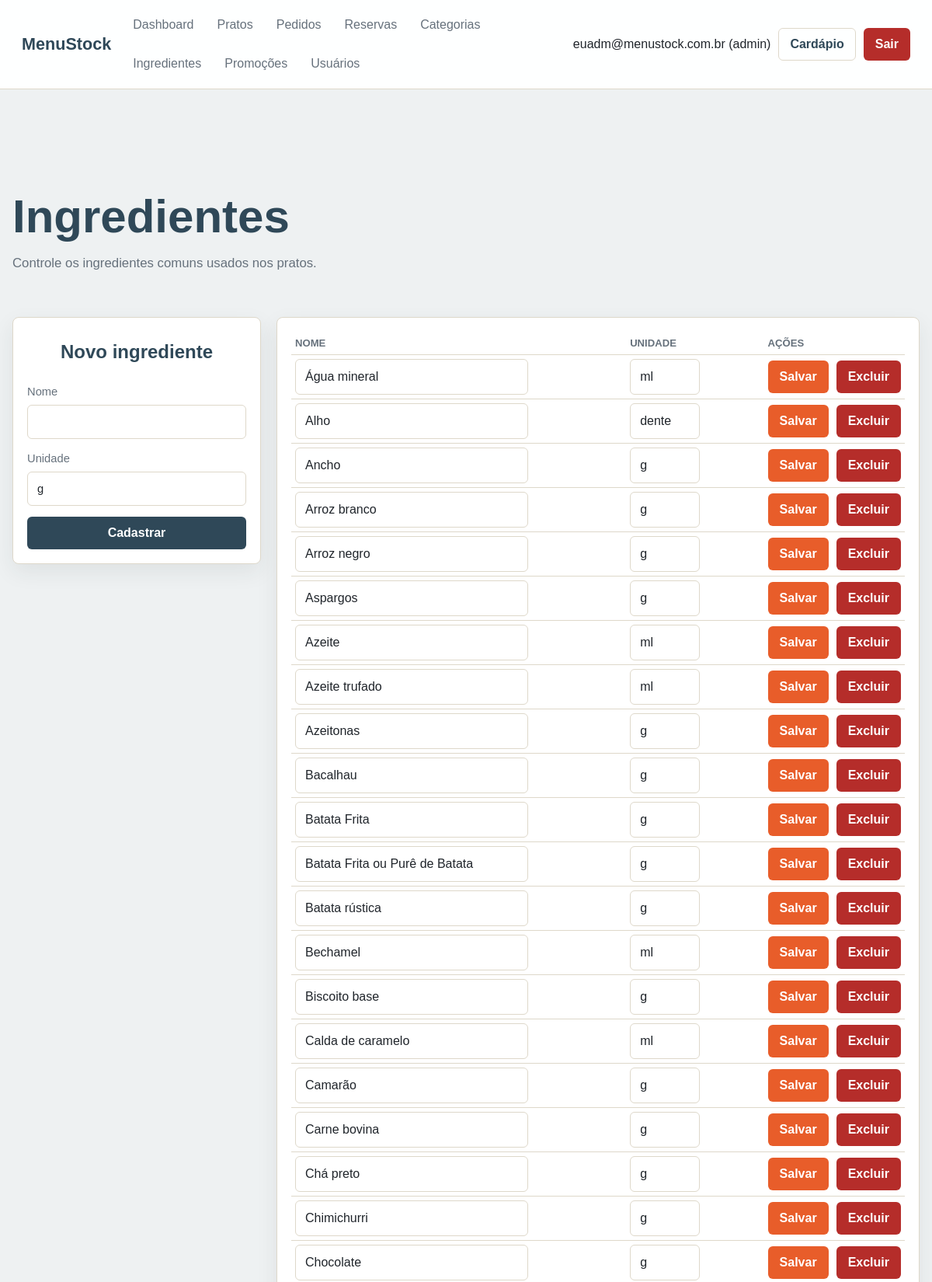
The page /admin/views/gerenciar_ingredientes.php (signed in, upper part) on the database its author committed.
### tables this page shows
CREATE TABLE `usuarios` (
  `id` int(11) NOT NULL,
  `nome` varchar(100) NOT NULL,
  `email` varchar(150) NOT NULL,
  `senha` varchar(255) NOT NULL,
  `telefone` varchar(20) DEFAULT NULL,
  `tipo` enum('admin','garcom','user') NOT NULL DEFAULT 'user',
  `login_attempts` tinyint(3) UNSIGNED NOT NULL DEFAULT 0,
  `locked_until` datetime DEFAULT NULL,
  `created_at` timestamp NOT NULL DEFAULT current_timestamp(),
  `updated_at` timestamp NOT NULL DEFAULT current_timestamp() ON UPDATE current_timestamp()
);

CREATE TABLE `ingredientes` (
  `id` int(11) NOT NULL,
  `nome` varchar(100) NOT NULL,
  `unidade` varchar(20) DEFAULT 'g' COMMENT 'g, ml, unidade, colher...',
  `created_at` timestamp NOT NULL DEFAULT current_timestamp(),
  `updated_at` timestamp NOT NULL DEFAULT current_timestamp() ON UPDATE current_timestamp()
);

### admin/config/auth.php (called while the page is built, shortened)
<?php
require_once __DIR__ . '/conexao.php';
function e(mixed $value): string
{
    return htmlspecialchars((string) $value, ENT_QUOTES, 'UTF-8');
}
function isLoggedIn(): bool
{
    return !empty($_SESSION['usuario_id']);
}
function currentUserId(): ?int
{
    return isset($_SESSION['usuario_id']) ? (int) $_SESSION['usuario_id'] : null;
}
function currentUserTipo(): ?string
{
    return $_SESSION['usuario_tipo'] ?? null;
}
function hasRole(array|string $roles): bool
{
    $roles = is_array($roles) ? $roles : [$roles];
    return isLoggedIn() && in_array(currentUserTipo(), $roles, true);
}
function currentUser(): ?array
{
    $stmt = getConnection()->prepare('SELECT id, nome, email, telefone, tipo FROM usuarios WHERE id = ?');
    $stmt->execute([currentUserId()]);
    $user = $stmt->fetch();
    return $user;
}

### admin/config/conexao.php (called while the page is built, shortened)
<?php
function getConnection(): PDO
{
    static $pdo = null;
    if ($pdo instanceof PDO) {
        return $pdo;
    }
    $host = getenv('DB_HOST') ?: getenv('MYSQLHOST') ?: 'zephyr.proxy.rlwy.net';
    $port = getenv('DB_PORT') ?: getenv('MYSQLPORT') ?: '46100';
    $database = getenv('DB_NAME') ?: getenv('MYSQLDATABASE') ?: 'menustock';
    $user = getenv('DB_USER') ?: getenv('MYSQLUSER') ?: 'root';
    $password = getenv('DB_PASS') ?: getenv('MYSQLPASSWORD') ?: 'ojuEPvwwMfxxPVxEbtBZrEFVKfSvwfrr';
    $dsn = "mysql:host={$host};port={$port};dbname={$database};charset=utf8mb4";
    try {
        $pdo = new PDO($dsn, $user, $password, [
            PDO::ATTR_ERRMODE => PDO::ERRMODE_EXCEPTION,
            PDO::ATTR_DEFAULT_FETCH_MODE => PDO::FETCH_ASSOC,
            PDO::ATTR_EMULATE_PREPARES => false,
        ]);
    } catch (PDOException $exception) {
        http_response_code(500);
        exit('Falha ao conectar ao banco de dados.');
    }
    return $pdo;
}

### admin/models/Ingrediente.php (called while the page is built, shortened)
<?php
require_once __DIR__ . '/../config/conexao.php';
class Ingrediente
{
    private PDO $pdo;
    public function __construct()
    {
        $this->pdo = getConnection();
    }
    public function listar(): array
    {
        return $this->pdo
            ->query('SELECT * FROM ingredientes ORDER BY nome')
            ->fetchAll();
    }
}

### admin/views/gerenciar_ingredientes.php (the view, shortened to what this page needs)
<?php
require_once __DIR__ . '/../config/auth.php';
require_once __DIR__ . '/../models/Ingrediente.php';
$ingredienteModel = new Ingrediente();
$ingredientes = $ingredienteModel->listar();
require_once __DIR__ . '/../config/header_admin.php';
?>
<section class="page-heading">
    <h1>Ingredientes</h1>
    <p>Controle os ingredientes comuns usados nos pratos.</p>
</section>
<section class="split-layout ingredientes-layout">
    <form method="post" class="panel stack-form">
        <h2>Novo ingrediente</h2>
        <label>
            Nome
            <input type="text" name="nome" required maxlength="100">
        </label>
        <label>
            Unidade
            <input type="text" name="unidade" value="g" maxlength="20">
        </label>
        <button class="btn btn-primary" type="submit">Cadastrar</button>
    </form>
    <div class="panel table-wrap">
        <table class="ingredientes-table">
            <thead>
                <tr>
                    <th>Nome</th>
                    <th>Unidade</th>
                    <th style="width: 1%; white-space: nowrap;">Ações</th>
                </tr>
            </thead>
            <tbody>
                <?php foreach ($ingredientes as $ingrediente): ?>
                    <?php $formId = 'ingrediente-form-' . (int) $ingrediente['id']; ?>
                    <tr>
                        <td>
                            <input form="<?= e($formId) ?>" type="text" name="nome" value="<?= e($ingrediente['nome']) ?>" required>
                        </td>
                        <td><input form="<?= e($formId) ?>" type="text" name="unidade" value="<?= e($ingrediente['unidade']) ?>" class="unidade-input"></td>
                        <td style="width: 1%; white-space: nowrap;">
                            <div class="inline-form" style="flex-wrap: nowrap;">
                                <button form="<?= e($formId) ?>" class="btn btn-secondary" type="submit">Salvar</button>
                                <form method="post" action="../controllers/deletar_ingrediente.php" onsubmit="return confirm('Excluir este ingrediente?');">
                                    <button class="btn btn-danger" type="submit">Excluir</button>
                                </form>
                            </div>
                        </td>
                    </tr>
                <?php endforeach; ?>
            </tbody>
        </table>
    </div>
</section>
<?php require_once __DIR__ . '/../config/footer_admin.php'; ?>

### admin/config/header_admin.php (shortened to what this page needs)
<?php
require_once __DIR__ . '/auth.php';
$adminUser = currentUser();
?>
<!doctype html>
<html lang="pt-BR">
<head>
    <link rel="stylesheet" href="../public/css/style.css">
</head>
<body class="admin-body">
<header class="admin-topbar">
    <a class="brand" href="<?= hasRole('garcom') ? 'menu_garcom.php' : 'dashboard.php' ?>">MenuStock</a>
    <nav class="admin-nav" aria-label="Menu administrativo">
        <a href="dashboard.php">Dashboard</a>
        <a href="gerenciar_pratos.php">Pratos</a>
        <a href="gerenciar_pedidos.php">Pedidos</a>
        <a href="gerenciar_reservas.php">Reservas</a>
        <?php if (hasRole('admin')): ?>
            <a href="gerenciar_categorias.php">Categorias</a>
            <a href="gerenciar_ingredientes.php">Ingredientes</a>
            <a href="gerenciar_promocoes.php">Promoções</a>
            <a href="ver_usuarios.php">Usuários</a>
        <?php endif; ?>
    </nav>
    <div class="topbar-actions">
        <span><?= e($adminUser['nome'] ?? 'Usuário') ?> (<?= e(currentUserTipo() ?? '') ?>)</span>
        <a class="btn btn-ghost" href="../../index.php">Cardápio</a>
        <form method="post" action="../controllers/logout.php">
            <button class="btn btn-danger" type="submit">Sair</button>
        </form>
    </div>
</header>
<main class="container admin-main">

### admin/public/css/style.css (style rules this page uses)
:root { --bg: #f7f5ef; --surface: #ffffff; --surface-soft: #f1eee6; --text: #20252b; --muted: #66717c; --line: #ded8ca; --primary: #2f4858; --primary-dark: #213540; --secondary: #e85d2a; --secondary-dark: #c74718; --success: #1f8a5b; --danger: #b52d2a; --warning: #a46c00; --radius: 8px; --shadow: 0 10px 28px rgba(35, 45, 55, 0.08); }
* { box-sizing: border-box; }
body { margin: 0; min-height: 100vh; background: var(--bg); color: var(--text); font-family: Arial, Helvetica, sans-serif; line-height: 1.5; }
a { color: inherit; text-decoration: none; }
button, input, select, textarea { font: inherit; }
input, select, textarea { width: 100%; border: 1px solid var(--line); border-radius: 6px; background: #fff; color: var(--text); padding: 10px 12px; }
label { display: grid; gap: 6px; color: var(--muted); font-size: 0.92rem; }
table { width: 100%; border-collapse: collapse; }
th, td { padding: 5px; border-bottom: 1px solid var(--line); text-align: left; vertical-align: top; }
th { color: var(--muted); font-size: 0.82rem; text-transform: uppercase; }
.container { width: min(1180px, calc(100% - 32px)); margin: 0 auto; }
.admin-body .container { width: min(1400px, calc(100% - 32px)); }
.site-header, .admin-topbar { position: sticky; top: 0; z-index: 20; display: flex; align-items: center; gap: 18px; justify-content: space-between; min-height: 72px; padding: 12px 28px; background: rgba(255, 255, 255, 0.94); border-bottom: 1px solid var(--line); backdrop-filter: blur(12px); }
.brand { color: var(--primary); font-size: 1.35rem; font-weight: 800; white-space: nowrap; }
.site-nav, .admin-nav, .site-actions, .topbar-actions, .inline-form, .form-actions, .section-head, .cart-summary, .order-head { display: flex; align-items: center; gap: 10px; flex-wrap: wrap; }
.site-nav, .admin-nav { flex: 1; }
.site-nav a, .admin-nav a { color: var(--muted); padding: 8px 10px; border-radius: 6px; }
.admin-body { background: #eef1f2; }
.admin-main { padding: 28px 0 44px; }
.btn { display: inline-flex; align-items: center; justify-content: center; gap: 8px; min-height: 38px; border: 1px solid transparent; border-radius: 6px; padding: 8px 14px; cursor: pointer; font-weight: 700; }
.btn-primary { background: var(--primary); color: #fff; }
.btn-secondary { background: var(--secondary); color: #fff; }
.btn-danger { background: var(--danger); color: #fff; }
.btn-ghost { background: transparent; border-color: var(--line); color: var(--primary); }
.hero h1, .page-heading h1 { max-width: 720px; margin: 0; color: var(--primary); font-size: clamp(2rem, 5vw, 4rem); line-height: 1; }
.hero p, .page-heading p { max-width: 620px; color: var(--muted); font-size: 1.05rem; }
.card, .panel, .stat-card, .empty-state { background: var(--surface); border: 1px solid var(--line); border-radius: var(--radius); box-shadow: var(--shadow); }
.card-content, .panel, .empty-state { padding: 18px; }
.dish-card h2, .panel h2 { margin: 8px 0; color: var(--primary); }
.auth-grid, .split-layout, .detail-layout { display: grid; grid-template-columns: repeat(2, minmax(0, 1fr)); gap: 20px; padding: 32px 0; }
.ingredientes-layout { grid-template-columns: 320px 1fr; }
.ingredientes-layout>.panel.stack-form { align-self: start; }
.ingredientes-layout>.panel.stack-form h2 { text-align: center; }
.ingredientes-layout td { vertical-align: middle; white-space: nowrap; }
.ingredientes-layout td:first-child input { min-width: 200px; max-width: 300px; white-space: normal; }
.unidade-input { max-width: 90px; }
.ingredientes-table { min-width: 750px; }
.stack, .stack-form { display: grid; gap: 14px; }
.page-heading { padding: 28px 0 8px; }
.table-wrap { overflow-x: auto; -webkit-overflow-scrolling: touch; }

### rows shown on the page
usuarios: nome "euadm@menustock.com.br"
ingredientes: nome "Água mineral", unidade "ml"
ingredientes: nome "Alho", unidade "dente"
ingredientes: nome "Ancho", unidade "g"
ingredientes: nome "Arroz branco", unidade "g"
ingredientes: nome "Arroz negro", unidade "g"
ingredientes: nome "Aspargos", unidade "g"
ingredientes: nome "Azeite", unidade "ml"
ingredientes: nome "Azeite trufado", unidade "ml"
ingredientes: nome "Azeitonas", unidade "g"
ingredientes: nome "Bacalhau", unidade "g"
ingredientes: nome "Batata Frita", unidade "g"
ingredientes: nome "Batata Frita ou Purê de Batata", unidade "g"
ingredientes: nome "Batata rústica", unidade "g"
ingredientes: nome "Bechamel", unidade "ml"
ingredientes: nome "Biscoito base", unidade "g"
ingredientes: nome "Calda de caramelo", unidade "ml"
ingredientes: nome "Camarão", unidade "g"
ingredientes: nome "Carne bovina", unidade "g"
ingredientes: nome "Chá preto", unidade "g"
ingredientes: nome "Chimichurri", unidade "g"
ingredientes: nome "Chocolate", unidade "g"

### other values the page prints
currentUserTipo() "admin"
